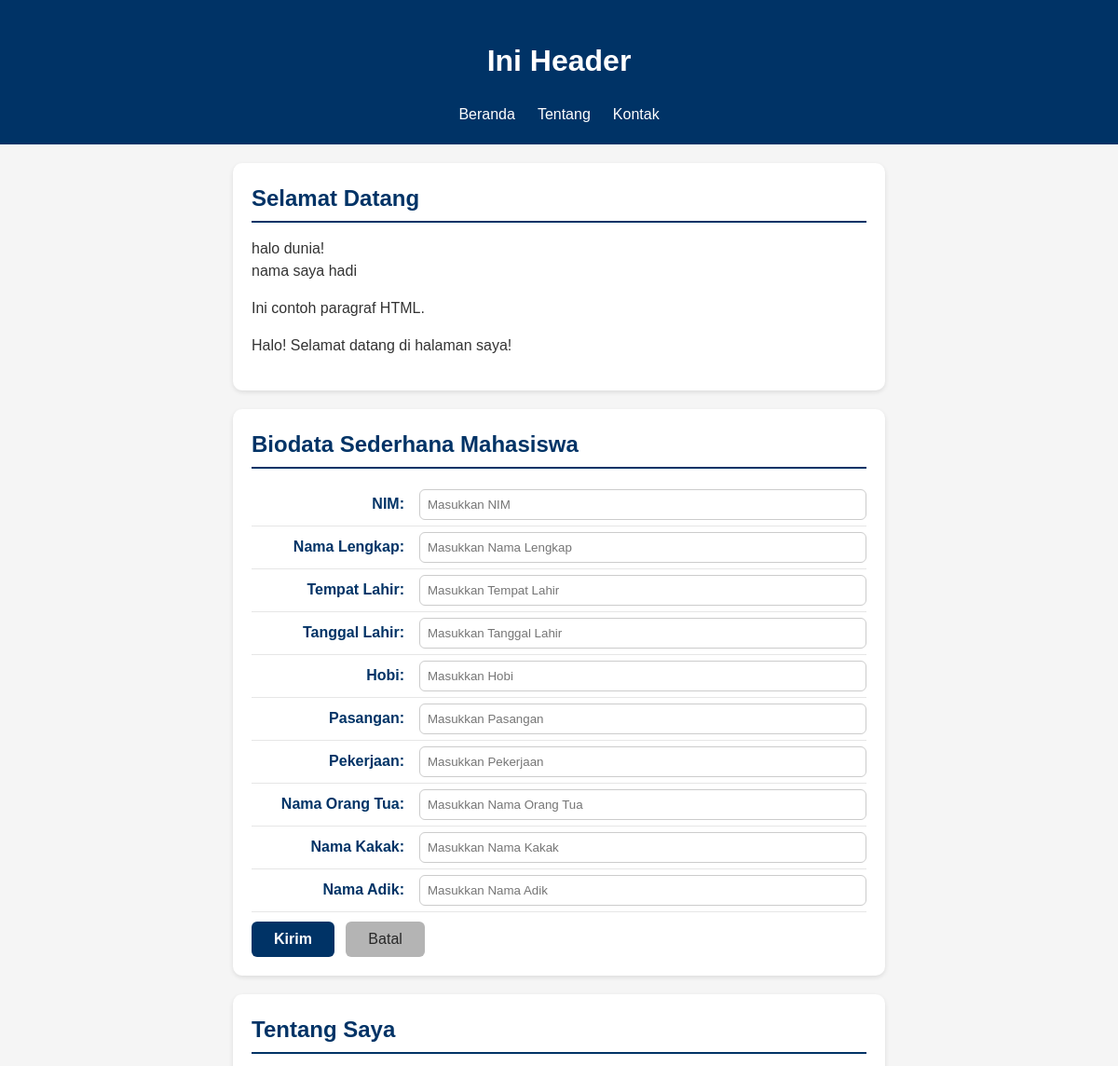
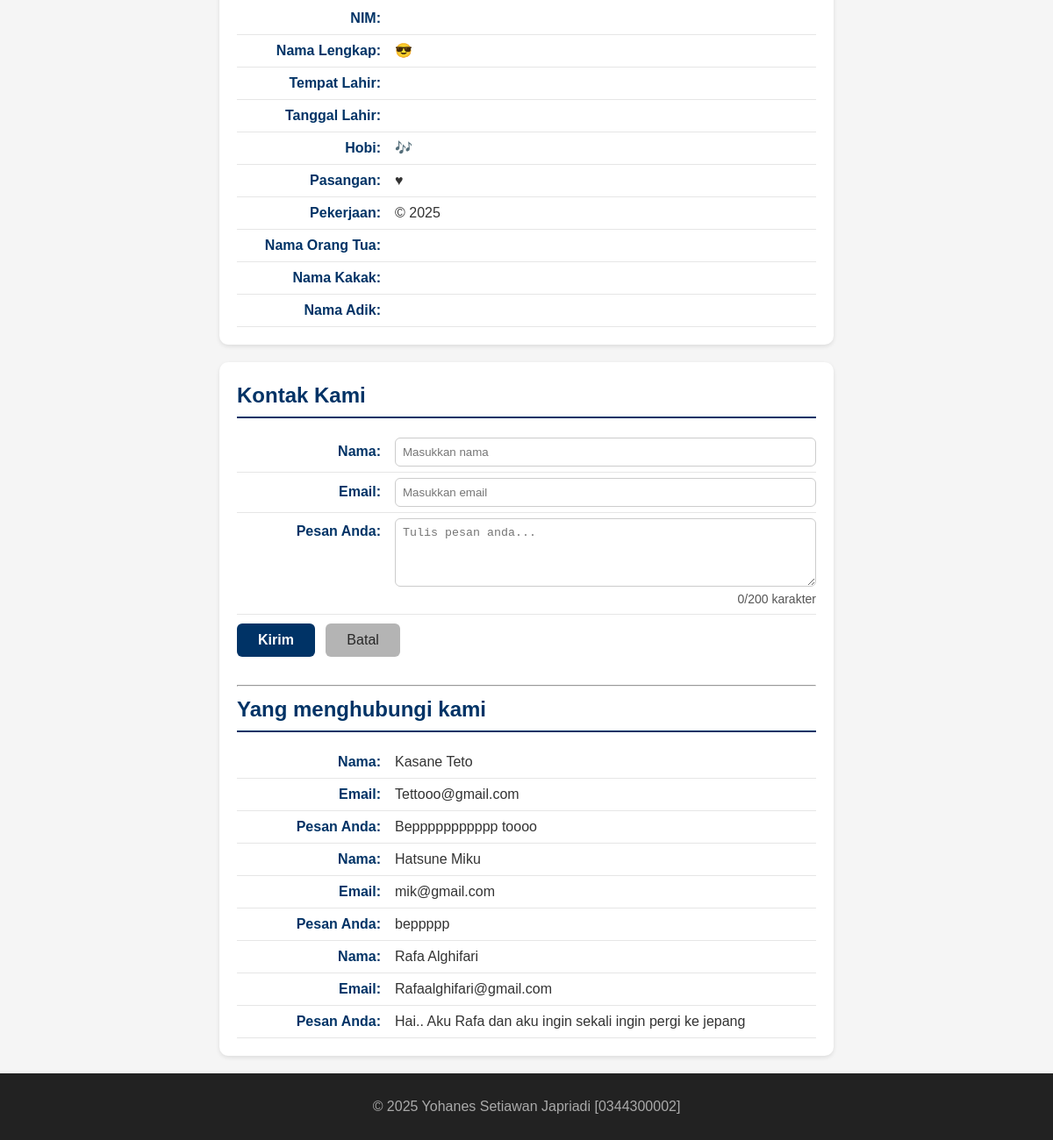
The page / on the database its author committed (2 pictures, top to bottom).
### tables this page shows
CREATE TABLE `tbl_tamu` (
  `cid` int(11) NOT NULL,
  `cnama` varchar(100) DEFAULT NULL,
  `cemail` varchar(100) DEFAULT NULL,
  `cpesan` text
);

### fungsi.php (the view, shortened to what this page needs)
<?php
function bersihkan($str)
{
  return htmlspecialchars(trim($str));
}
function tampilkanBiodata($conf, $arr)
{
  $html = "";
  foreach ($conf as $k => $v) {
    $label = $v["label"];
    $nilai = bersihkan($arr[$k] ?? '');
    $suffix = $v["suffix"];
    $html .= "<p><strong>{$label}</strong> {$nilai}{$suffix}</p>";
  }
  return $html;
}

### index.php (shortened to what this page needs)
<?php
require_once __DIR__ . '/fungsi.php';
?>
<!DOCTYPE html>
<html lang="en">
<head>
  <link rel="stylesheet" href="style.css">
</head>
<body>
  <header>
    <h1>Ini Header</h1>
    <nav>
      <ul>
        <li><a href="#home">Beranda</a></li>
        <li><a href="#about">Tentang</a></li>
        <li><a href="#contact">Kontak</a></li>
      </ul>
    </nav>
  </header>
  <main>
    <section id="home">
      <h2>Selamat Datang</h2>
      <?php
      echo "halo dunia!<br>";
      echo "nama saya hadi";
      ?>
      <p>Ini contoh paragraf HTML.</p>
    </section>
    <section id="biodata">
      <h2>Biodata Sederhana Mahasiswa</h2>
      <form action="proses.php" method="POST">
        <label for="txtNim"><span>NIM:</span>
          <input type="text" id="txtNim" name="txtNim" placeholder="Masukkan NIM" required>
        </label>
        <label for="txtNmLengkap"><span>Nama Lengkap:</span>
          <input type="text" id="txtNmLengkap" name="txtNmLengkap" placeholder="Masukkan Nama Lengkap" required>
        </label>
        <label for="txtT4Lhr"><span>Tempat Lahir:</span>
          <input type="text" id="txtT4Lhr" name="txtT4Lhr" placeholder="Masukkan Tempat Lahir" required>
        </label>
        <label for="txtTglLhr"><span>Tanggal Lahir:</span>
          <input type="text" id="txtTglLhr" name="txtTglLhr" placeholder="Masukkan Tanggal Lahir" required>
        </label>
        <label for="txtHobi"><span>Hobi:</span>
          <input type="text" id="txtHobi" name="txtHobi" placeholder="Masukkan Hobi" required>
        </label>
        <label for="txtPasangan"><span>Pasangan:</span>
          <input type="text" id="txtPasangan" name="txtPasangan" placeholder="Masukkan Pasangan" required>
        </label>
        <label for="txtKerja"><span>Pekerjaan:</span>
          <input type="text" id="txtKerja" name="txtKerja" placeholder="Masukkan Pekerjaan" required>
        </label>
        <label for="txtNmOrtu"><span>Nama Orang Tua:</span>
          <input type="text" id="txtNmOrtu" name="txtNmOrtu" placeholder="Masukkan Nama Orang Tua" required>
        </label>
        <label for="txtNmKakak"><span>Nama Kakak:</span>
          <input type="text" id="txtNmKakak" name="txtNmKakak" placeholder="Masukkan Nama Kakak" required>
        </label>
        <label for="txtNmAdik"><span>Nama Adik:</span>
          <input type="text" id="txtNmAdik" name="txtNmAdik" placeholder="Masukkan Nama Adik" required>
        </label>
        <button type="submit">Kirim</button>
        <button type="reset">Batal</button>
      </form>
    </section>
    <?php
    $biodata = $_SESSION["biodata"] ?? [];
    $fieldConfig = [
      "nim" => ["label" => "NIM:", "suffix" => ""],
      "nama" => ["label" => "Nama Lengkap:", "suffix" => " &#128526;"],
      "tempat" => ["label" => "Tempat Lahir:", "suffix" => ""],
      "tanggal" => ["label" => "Tanggal Lahir:", "suffix" => ""],
      "hobi" => ["label" => "Hobi:", "suffix" => " &#127926;"],
      "pasangan" => ["label" => "Pasangan:", "suffix" => " &hearts;"],
      "pekerjaan" => ["label" => "Pekerjaan:", "suffix" => " &copy; 2025"],
      "ortu" => ["label" => "Nama Orang Tua:", "suffix" => ""],
      "kakak" => ["label" => "Nama Kakak:", "suffix" => ""],
      "adik" => ["label" => "Nama Adik:", "suffix" => ""],
    ];
    ?>
    <section id="about">
      <h2>Tentang Saya</h2>
      <?= tampilkanBiodata($fieldConfig, $biodata) ?>
    </section>
    <section id="contact">
      <h2>Kontak Kami</h2>
      <form action="proses.php" method="POST">
        <label for="txtNama"><span>Nama:</span>
          <input type="text" id="txtNama" name="txtNama" placeholder="Masukkan nama" required autocomplete="name">
        </label>
        <label for="txtEmail"><span>Email:</span>
          <input type="email" id="txtEmail" name="txtEmail" placeholder="Masukkan email" required autocomplete="email">
        </label>
        <label for="txtPesan"><span>Pesan Anda:</span>
          <textarea id="txtPesan" name="txtPesan" rows="4" placeholder="Tulis pesan anda..." required></textarea>
          <small id="charCount">0/200 karakter</small>
        </label>
        <button type="submit">Kirim</button>
        <button type="reset">Batal</button>
      </form>
      <br>
      <hr>
      <h2>Yang menghubungi kami</h2>
      <?php include 'read_inc.php'; ?>
    </section>
  </main>
  <footer>
    <p>&copy; 2025 Yohanes Setiawan Japriadi [0344300002]</p>
  </footer>
</body>
</html>

### read_inc.php
<?php
require 'koneksi.php';
$fieldContact = [
    "nama"  => ["label" => "Nama:",       "suffix" => ""],
    "email" => ["label" => "Email:",      "suffix" => ""],
    "pesan" => ["label" => "Pesan Anda:", "suffix" => ""]
];
$sql = "SELECT * FROM tbl_tamu ORDER BY cid DESC";
$q   = mysqli_query($conn, $sql);
if (!$q) {
    echo "<p>Gagal membaca data tamu: " . htmlspecialchars(mysqli_error($conn)) . "</p>";
} elseif (mysqli_num_rows($q) === 0) {
    echo "<p>Belum ada data tamu yang tersimpan.</p>";
} else {
    while ($row = mysqli_fetch_assoc($q)) {
        $arrContact = [
            "nama"  => $row["cnama"]  ?? "",
            "email" => $row["cemail"] ?? "",
            "pesan" => $row["cpesan"] ?? "",
        ];
        echo tampilkanBiodata($fieldContact, $arrContact);
    }
}
?>

### style.css (style rules this page uses)
* { box-sizing: border-box; }
body { margin: 0; font-family: Arial, sans-serif; background: #f5f5f5; color: #333; line-height: 1.5; }
header { background: #003366; color: #fff; padding: 20px; text-align: center; }
header ul { display: flex; justify-content: center; list-style: none; padding: 0; margin: 10px 0 0; }
header li a { color: #fff; text-decoration: none; padding: 6px 12px; }
#home, #about, #contact, #biodata { background-color: #ffffff; border-radius: 10px; padding: 20px; max-width: 700px; margin: 20px auto; box-shadow: 0 2px 5px rgba(0, 0, 0, 0.1); }
#home h2, #about h2, #contact h2, #biodata h2 { color: #003366; border-bottom: 2px solid #003366; padding-bottom: 6px; margin-top: 0; margin-bottom: 16px; }
#home p { text-align: justify; }
#about p, #contact p, #contact label, #biodata label { display: flex; justify-content: flex-start; align-items: baseline; margin: 0; padding: 6px 0; border-bottom: 1px solid #e6e6e6; }
#about strong, #contact strong, #contact label>span, #biodata label>span { min-width: 180px; color: #003366; font-weight: 600; text-align: right; padding-right: 16px; flex-shrink: 0; }
#contact input, #contact textarea, #biodata input { flex: 1; border: 1px solid #ccc; border-radius: 6px; padding: 8px; color: #000; font-weight: normal; margin: 0; box-sizing: border-box; }
#contact button, #biodata button { margin-top: 10px; display: inline-block; padding: 10px 24px; font-size: 16px; border-radius: 6px; cursor: pointer; border: none; transition: all 0.3s ease; margin-right: 8px; }
#contact button[type="submit"], #biodata button[type="submit"] { background-color: #003366; color: #fff; font-weight: 600; }
#contact button[type="reset"], #biodata button[type="reset"] { background-color: #b4b4b4; color: #272727; font-weight: 500; }
footer { background: #222; color: #aaa; text-align: center; padding: 10px; }

### rows shown on the page
tbl_tamu: label "Nama:", cnama "Kasane Teto", label "Email:", cemail "Tettooo@gmail.com", label "Pesan Anda:", cpesan "Beppppppppppp toooo"
tbl_tamu: label "Nama:", cnama "Hatsune Miku", label "Email:", cemail "mik@gmail.com", label "Pesan Anda:", cpesan "beppppp"
tbl_tamu: label "Nama:", cnama "Rafa Alghifari", label "Email:", cemail "Rafaalghifari@gmail.com", label "Pesan Anda:", cpesan "Hai.. Aku Rafa dan aku ingin sekali ingin pergi ke jepang"

### other values the page prints
$label "NIM:"
$label "Nama Lengkap:"
$suffix "😎"
$label "Tempat Lahir:"
$label "Tanggal Lahir:"
$label "Hobi:"
$suffix "🎶"
$label "Pasangan:"
$suffix "♥"
$label "Pekerjaan:"
$suffix "© 2025"
$label "Nama Orang Tua:"
$label "Nama Kakak:"
$label "Nama Adik:"
